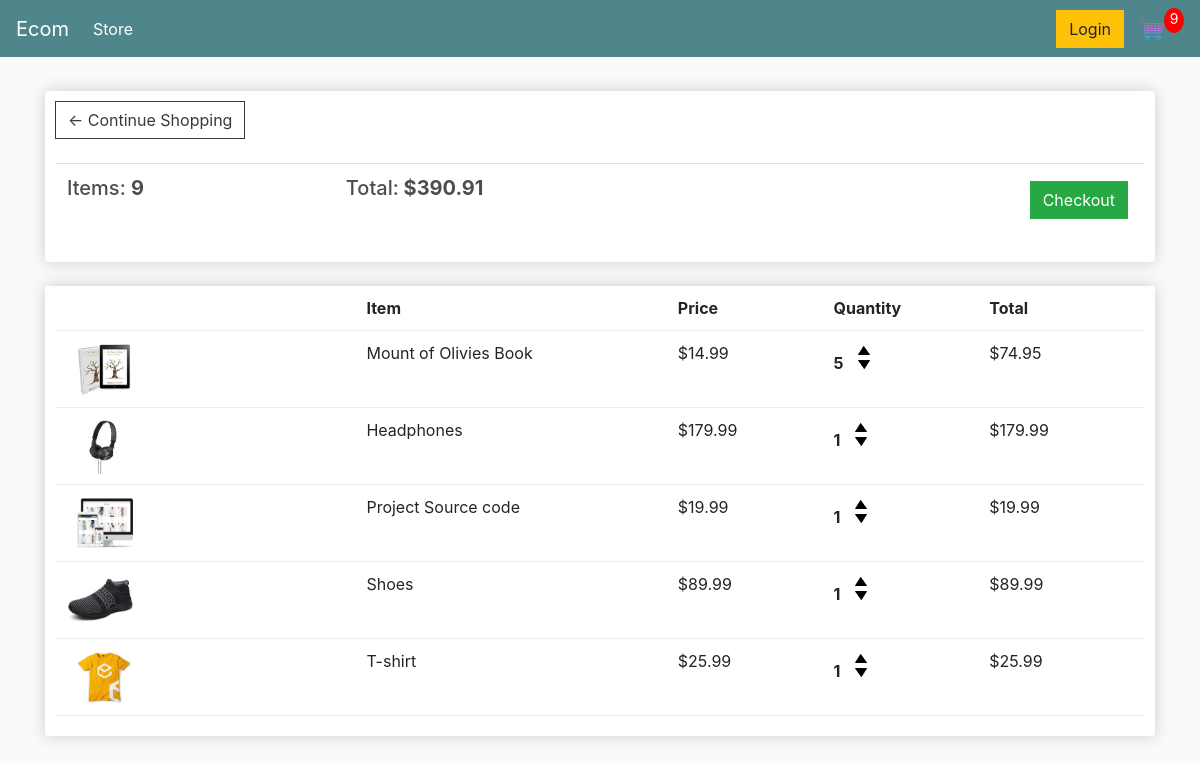
The app's page /cart/ (signed in) with its own data.
### store/models.py (models this page shows, shortened)
class Order(models.Model):
    customer = models.ForeignKey(Customer, blank = True, null=True, on_delete=models.SET_NULL)
    date_order  = models.DateTimeField(auto_now_add=True)
    complete = models.BooleanField(default=False, null=True, blank=False)
    transaction_id = models.CharField(max_length=200, null=True)
    @property
    def get_cart_total(self):
        orderitems = self.orderitem_set.all()
        total = sum([item.get_total for item in orderitems])
        return total
    @property
    def get_cart_items(self):
        orderitems = self.orderitem_set.all()
        total = sum([item.quantity for item in orderitems])
        return total

class OrderItem(models.Model):
    product = models.ForeignKey(Product, blank=True, null=True, on_delete=models.SET_NULL)
    order = models.ForeignKey(Order, blank=True, null=True, on_delete=models.SET_NULL)
    quantity = models.IntegerField(default=0, blank=True, null=True)
    date_added = models.DateTimeField(auto_now_add=True)
    @property
    def get_total(self):
        total = self.product.price * self.quantity
        return total

class Product(models.Model):
    name = models.CharField(max_length=200, null=True)
    price = models.FloatField()
    digital = models.BooleanField(default=False, null=True, blank=False)
    image = models.ImageField(blank=True,null=True)
    @property
    def imageUrl(self):
        try:
            url = self.image.url
        except:
            url = ''
        return url

### store/views.py (the view)
# urls.py: path('cart/', views.cart, name = 'cart'),
def cart(request):
    if request.user.is_authenticated:
        customer = request.user.customer
        order, created = Order.objects.get_or_create(customer=customer,complete = False)
        items = order.orderitem_set.all()
        cartItems = order.get_cart_items
    else:
        items = []
        order = {'get_cart_items':0, 'get_cart_total':0}
        cartItems = order['get_cart_items']
    context = {'items':items, 'order':order, 'cartItems':cartItems,'shipping': False}
    return render(request, 'store/cart.html',context)

### store/templates/store/cart.html (shortened to what this page needs)
{% extends 'store/main.html'%}
{% load static %}
    {% block content %}
       <div class="row">
		<div class="col-lg-12">
			<div class="box-element">
				<a  class="btn btn-outline-dark" href="{% url 'store' %}">&#x2190; Continue Shopping</a>
				<br>
				<br>
				<table class="table">
					<tr>
						<th><h5>Items: <strong>{{order.get_cart_items}}</strong></h5></th>
						<th><h5>Total:<strong> ${{order.get_cart_total|floatformat:2}}</strong></h5></th>
						<th>
							<a  style="float:right; margin:5px;" class="btn btn-success" href="{% url 'checkout' %}">Checkout</a>
						</th>
					</tr>
				</table>
			</div>
			<br>
			<div class="box-element">
				<div class="cart-row">
					<div style="flex:2"></div>
					<div style="flex:2"><strong>Item</strong></div>
					<div style="flex:1"><strong>Price</strong></div>
					<div style="flex:1"><strong>Quantity</strong></div>
					<div style="flex:1"><strong>Total</strong></div>
				</div>
				{% for item in items %}
				<div class="cart-row">
					<div style="flex:2"><img class="row-image" src="{{item.product.imageUrl}}"></div>
					<div style="flex:2"><p>{{item.product.name}}</p></div>
					<div style="flex:1"><p>${{item.product.price|floatformat:2}}</p></div>
					<div style="flex:1">
						<p class="quantity">{{item.quantity}}</p>
						<div class="quantity">
							<img data-product="{{item.product.id}}" data-action="add" class="chg-quantity update-cart" src="{% static  'images/arrow-up.png' %}">
							<img data-product="{{item.product.id}}" data-action="remove" class="chg-quantity update-cart" src="{% static  'images/arrow-down.png' %}">
						</div>
					</div>
					<div style="flex:1"><p>${{ item.get_total}}</p></div>
				</div>
				{% endfor %}
			</div>
		</div>
	</div>
    {% endblock%}

### static/css/main.css (style rules this page uses)
body { background-color: hsl(0, 0%, 98%); }
h1,h2,h3,h4,h5,h6 { color:hsl(0, 0%, 30%); }
.box-element { box-shadow:hsl(0, 0%, 80%) 0 0 16px; background-color: #fff; border-radius: 4px; padding: 10px; }
.col-lg-4, .col-lg-6, .col-lg-8, .col-lg-12 { margin-top: 10px; }
.btn { border-radius: 0; }
.row-image { width: 100px; }
.cart-row { display: flex; align-items: flex-stretch; padding-bottom: 10px; margin-bottom: 10px; border-bottom: 1px solid #ececec; }
.quantity { display: inline-block; font-weight: 700; padding-right:10px; }
.chg-quantity { width: 12px; cursor: pointer; display: block; margin-top: 5px; transition:.1s; }

### records on screen
Order: get_cart_items "9", get_cart_total "390.91"
OrderItem: product.imageUrl (picture), product.name "Mount of Olivies Book", product.price "14.99", quantity "5", get_total "74.95"
OrderItem: product.imageUrl (picture), product.name "Headphones", product.price "179.99", quantity "1", get_total "179.99"
OrderItem: product.imageUrl (picture), product.name "Project Source code", product.price "19.99", quantity "1", get_total "19.99"
OrderItem: product.imageUrl (picture), product.name "Shoes", product.price "89.99", quantity "1", get_total "89.99"
OrderItem: product.imageUrl (picture), product.name "T-shirt", product.price "25.99", quantity "1", get_total "25.99"

### other values on screen
{{ cartItems }} "9"
